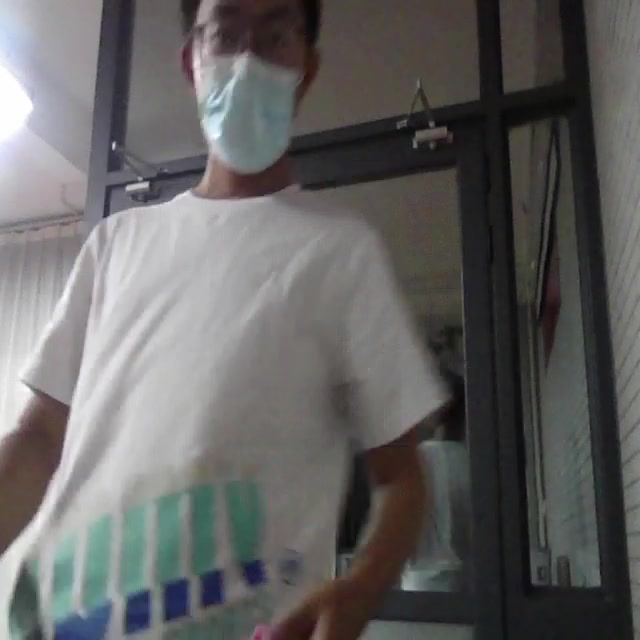
#> input picture VOC_MASK/train/JPEGImages/415.2 016.jpg, 640 x 640 px
$ python -i 'aistudio上的代码.py'   (imports and definitions only)
#> lines starting #> are read from the running program, lines starting #| are printed output that depends on the picture
import time
import os
import paddle
import paddle.fluid as fluid
import paddle.fluid as fluid
from paddle.fluid.param_attr import ParamAttr
from paddle.fluid.regularizer import L2Decay
import xml.etree.ElementTree as ET
from paddle.fluid.dygraph.nn import Conv2D, BatchNorm
from paddle.fluid.dygraph.base import to_variable
import functools
import paddle
import numpy as np

INSECT_NAMES = ['m','s']
### 数据读取
import cv2
# 图像增广方法汇总
import numpy as np
import cv2
from PIL import Image, ImageEnhance
import random

# 随机改变亮暗、对比度和颜色等
def random_distort(img):
    # 随机改变亮度
    def random_brightness(img, lower=0.5, upper=1.5):
        e = np.random.uniform(lower, upper)
        return ImageEnhance.Brightness(img).enhance(e)
    # 随机改变对比度
    def random_contrast(img, lower=0.5, upper=1.5):
        e = np.random.uniform(lower, upper)
        return ImageEnhance.Contrast(img).enhance(e)
    # 随机改变颜色
    def random_color(img, lower=0.5, upper=1.5):
        e = np.random.uniform(lower, upper)
        return ImageEnhance.Color(img).enhance(e)

    ops = [random_brightness, random_contrast, random_color]
    np.random.shuffle(ops)

    img = Image.fromarray(img)
    img = ops[0](img)
    img = ops[1](img)
    img = ops[2](img)
    img = np.asarray(img)

    return img
# 随机填充
# [35 lines left out: function random_expand, not called in this run]

import numpy as np

# [385 lines left out: functions multi_box_iou_xywh, box_crop, random_crop, random_interp, random_flip, shuffle_gtbox and 10 more, not called in this run]


# 从骨干网络输出特征图C0得到跟预测相关的特征图P0
class YoloDetectionBlock(fluid.dygraph.Layer):
    # define YOLO-V3 detection head
    # 使用多层卷积和BN提取特征
    # [63 lines left out: functions __init__, forward, not called in this run]


# YOLO-V3骨干网络结构Darknet53的实现代码
# 从骨干网络输出特征图C0得到跟预测相关的特征图P0
class YoloDetectionBlock(fluid.dygraph.Layer):
    # define YOLO-V3 detection head
    # 使用多层卷积和BN提取特征
    # [63 lines left out: functions __init__, forward, not called in this run]


class ConvBNLayer(fluid.dygraph.Layer):
    """
    卷积 + 批归一化，BN层之后激活函数默认用leaky_relu
    """

    # [40 lines left out: functions __init__, forward, not called in this run]


class DownSample(fluid.dygraph.Layer):
    """
    下采样，图片尺寸减半，具体实现方式是使用stirde=2的卷积
    """

    # [17 lines left out: function __init__, not called in this run]

    def forward(self, inputs):
        out = self.conv_bn_layer(inputs)
        return out


class BasicBlock(fluid.dygraph.Layer):
    """
    基本残差块的定义，输入x经过两层卷积，然后接第二层卷积的输出和输入x相加
    """

    # [25 lines left out: functions __init__, forward, not called in this run]


class LayerWarp(fluid.dygraph.Layer):
    """
    添加多层残差块，组成Darknet53网络的一个层级
    """

    # [19 lines left out: functions __init__, forward, not called in this run]


DarkNet_cfg = {53: ([1, 2, 8, 8, 4])}


class DarkNet53_conv_body(fluid.dygraph.Layer):
    # [54 lines left out: functions __init__, forward, not called in this run]


DarkNet_cfg = {53: ([1, 2, 8, 8, 4])}


# 定义上采样模块
class DarkNet53_conv_body(fluid.dygraph.Layer):
    # [54 lines left out: functions __init__, forward, not called in this run]


class Upsample(fluid.dygraph.Layer):
    def __init__(self, scale=2):
        super(Upsample, self).__init__()
        self.scale = scale

    # [13 lines left out: function forward, not called in this run]


# 定义YOLO-V3模型
class YOLOv3(fluid.dygraph.Layer):
    # [100 lines left out: functions __init__, forward, get_loss, not called in this run]


ANCHORS = [10, 13, 16, 30, 33, 23, 30, 61, 62, 45, 59, 119, 116, 90, 156, 198, 373, 326]

ANCHOR_MASKS = [[6, 7, 8], [3, 4, 5], [0, 1, 2]]

IGNORE_THRESH = .7
NUM_CLASSES = 2


# [5 lines left out: function get_lr, not called in this run]


# [64 lines not run here, left out]

>>> import cv2
>>> picture = cv2.imread('VOC_MASK/train/JPEGImages/415.2 016.jpg')
#> picture is the input picture: shape (640, 640, 3); mean B, G, R 98.4, 98.9, 99.8
>>> result = random_distort(picture)
#> in random_color, `return ImageEnhance.Color(img).enhance(e)`:
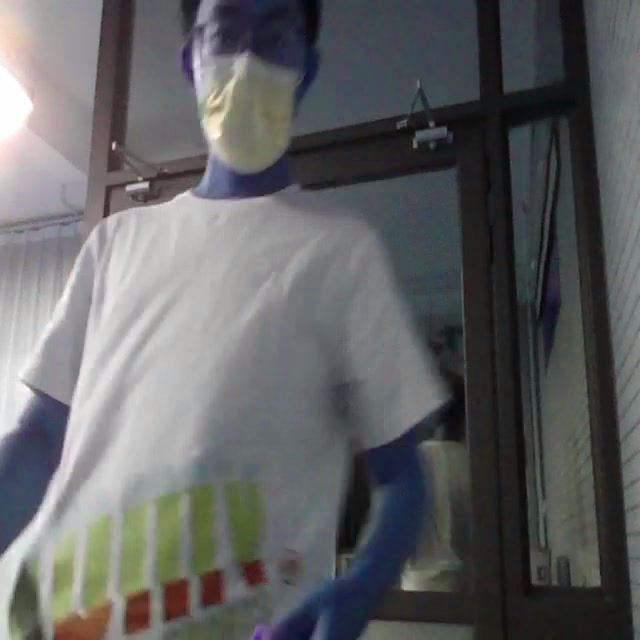
#> returned value: PIL image 640x640 RGB; mean R, G, B 97.9, 98.5, 99.6
#> in random_brightness, `return ImageEnhance.Brightness(img).enhance(e)`:
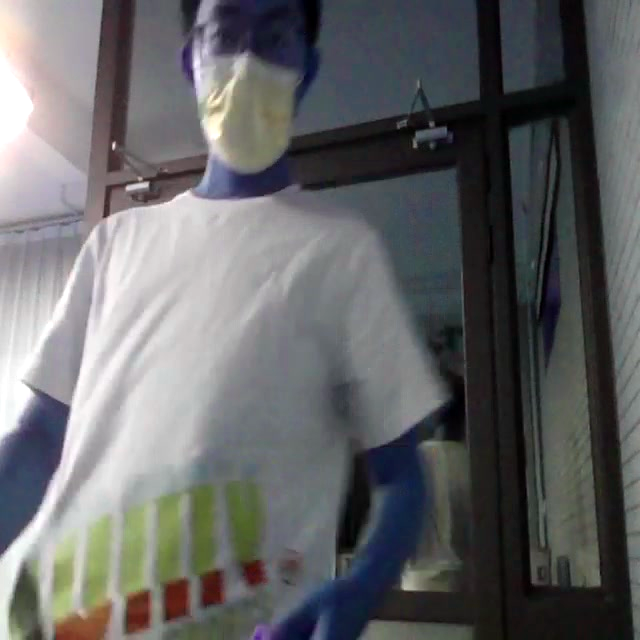
#> returned value: PIL image 640x640 RGB; mean R, G, B 101.1, 101.8, 103.1
